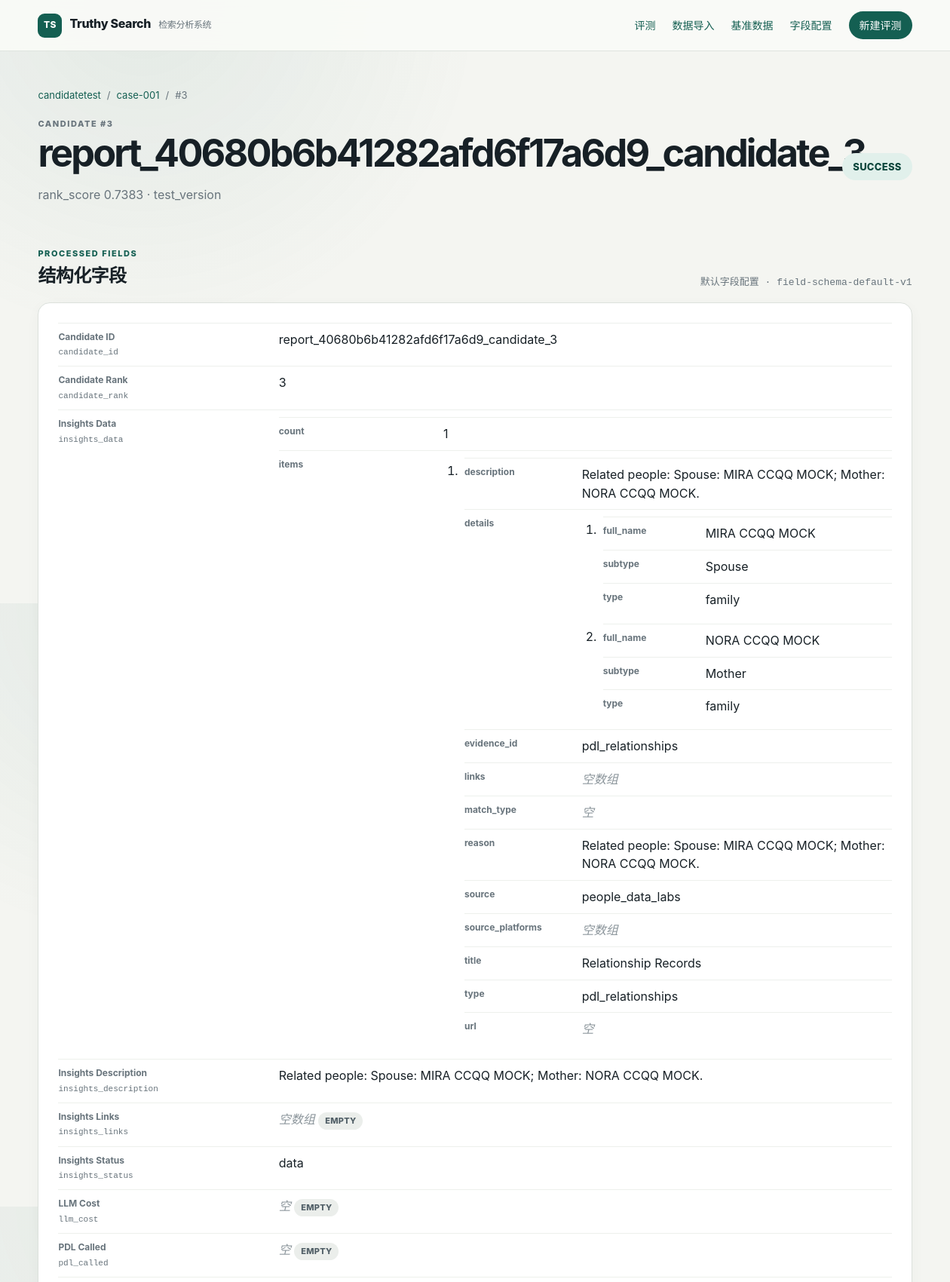
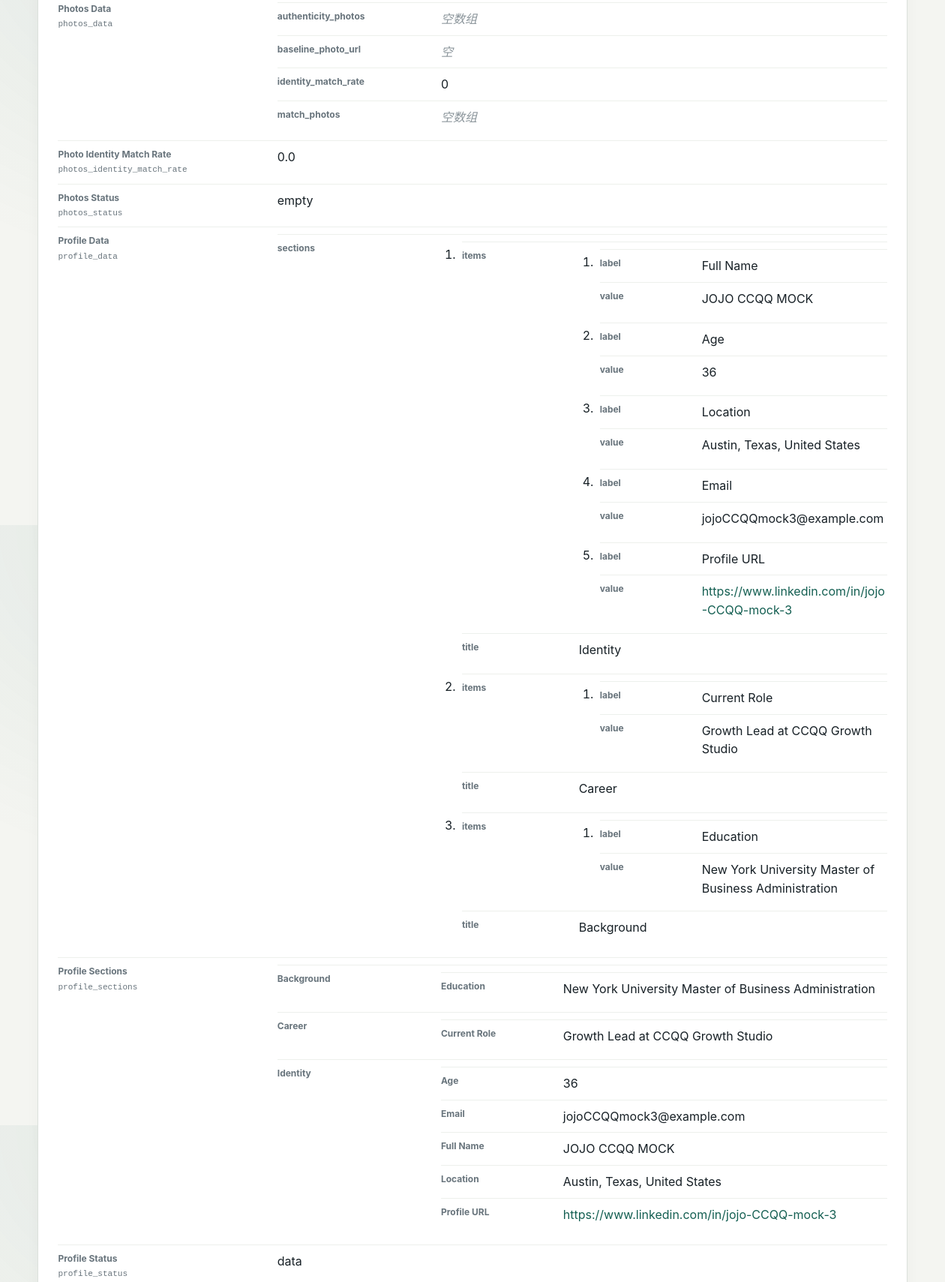
Screenshot of /candidates/candidate_9d80a8a064294528ad1f7c585a2a14ab?process_id=process_874f902ad2b3470dba47bffacee1cb1a (upper part) with the database file from the repository (2 pictures, top to bottom).
### tables this page shows
CREATE TABLE runs (
    run_id TEXT PRIMARY KEY,
    evaluation_id TEXT NOT NULL,
    dataset_id TEXT,
    run_label TEXT NOT NULL,
    system_version TEXT NOT NULL,
    source_type TEXT NOT NULL,
    status TEXT NOT NULL,
    result_schema_version TEXT NOT NULL,
    results_file TEXT,
    failures_file TEXT,
    source_checksum TEXT UNIQUE,
    total_queries INTEGER NOT NULL DEFAULT 0,
    success_queries INTEGER NOT NULL DEFAULT 0,
    failed_queries INTEGER NOT NULL DEFAULT 0,
    started_at TEXT,
    finished_at TEXT,
    message TEXT NOT NULL DEFAULT '',
    created_at TEXT NOT NULL,
    FOREIGN KEY (evaluation_id) REFERENCES evaluations(evaluation_id),
    FOREIGN KEY (dataset_id) REFERENCES datasets(dataset_id)
);

CREATE TABLE candidates (
    candidate_pk TEXT PRIMARY KEY,
    run_id TEXT NOT NULL,
    query_id TEXT NOT NULL,
    candidate_id TEXT NOT NULL,
    candidate_rank INTEGER NOT NULL,
    rank_score REAL,
    detail_status TEXT NOT NULL,
    detail_error TEXT NOT NULL DEFAULT '',
    ui_sections_json TEXT,
    detail_data_json TEXT,
    list_item_json TEXT NOT NULL,
    created_at TEXT NOT NULL,
    UNIQUE (run_id, query_id, candidate_rank),
    FOREIGN KEY (run_id, query_id)
        REFERENCES run_queries(run_id, query_id) ON DELETE CASCADE
);

CREATE TABLE field_schemas (
    schema_version TEXT PRIMARY KEY,
    name TEXT NOT NULL,
    definitions_json TEXT NOT NULL,
    created_by TEXT,
    created_at TEXT NOT NULL,
    is_active INTEGER NOT NULL DEFAULT 0
);

CREATE TABLE process_runs (
    process_id TEXT PRIMARY KEY,
    run_id TEXT NOT NULL,
    schema_version TEXT NOT NULL,
    baseline_version TEXT,
    rule_version TEXT NOT NULL,
    status TEXT NOT NULL,
    error_count INTEGER NOT NULL DEFAULT 0,
    created_at TEXT NOT NULL,
    finished_at TEXT,
    FOREIGN KEY (run_id) REFERENCES runs(run_id),
    FOREIGN KEY (schema_version) REFERENCES field_schemas(schema_version),
    FOREIGN KEY (baseline_version) REFERENCES baseline_sets(baseline_version)
);

### web_app.py (the view, shortened to what this page needs)
    @app.get("/candidates/<candidate_pk>")
    def candidate_detail(candidate_pk: str) -> str:
        candidate = store.fetch_one(
            """
            SELECT c.*, r.evaluation_id, r.run_label, r.system_version
            FROM candidates AS c
            JOIN runs AS r ON r.run_id = c.run_id
            WHERE c.candidate_pk = ?
            """,
            (candidate_pk,),
        )
        if candidate is None:
            abort(404)
        raw_records = store.fetch_all(
            """
            SELECT raw_id, stage, sequence_no, collected_at
            FROM raw_records
            WHERE candidate_pk = ?
            ORDER BY collected_at, sequence_no
            """,
            (candidate_pk,),
        )
        ui_sections = parse_json(candidate["ui_sections_json"], {})
        requested_process_id = request.args.get("process_id", "").strip()
        if requested_process_id:
            processed = store.fetch_one(
                """
                SELECT pc.*, pr.schema_version, pr.status AS process_status,
                       fs.name AS schema_name, fs.definitions_json
                FROM processed_candidates AS pc
                JOIN process_runs AS pr ON pr.process_id = pc.process_id
                JOIN field_schemas AS fs
                  ON fs.schema_version = pr.schema_version
                WHERE pc.candidate_pk = ? AND pc.process_id = ?
                """,
                (candidate_pk, requested_process_id),
            )
        processed_view = None
        review_context = None
        if processed is not None:
            definitions = parse_json(processed["definitions_json"], [])
            processed_view = {
                "process_id": processed["process_id"],
                "schema_version": processed["schema_version"],
                "schema_name": processed["schema_name"],
                "fields": parse_json(processed["fields_json"], {}),
                "empty_fields": parse_json(
                    processed["empty_fields_json"],
                    {},
                ),
                "errors": parse_json(
                    processed["processing_errors_json"],
                    [],
                ),
                "definitions": {
                    item.get("field_key"): item
                    for item in definitions
                    if isinstance(item, dict) and item.get("field_key")
                },
            }
            try:
                review_context = service.get_review_context(
                    processed["process_id"],
                    candidate_pk,
                )
            except ReviewValidationError:
                review_context = None
        return render_template(
            "candidate_detail.html",
            candidate=candidate,
            ui_sections=ui_sections,
            detail_data=parse_json(candidate["detail_data_json"], {}),
            list_item=parse_json(candidate["list_item_json"], {}),
            raw_records=raw_records,
            processed=processed_view,
            review=review_context,
        )

### analysis_service.py (called while the page is built)
def _source_path_tokens(path: str) -> list[tuple[str, str | int | None]]:
    if not isinstance(path, str) or not path.strip():
        raise FieldSchemaValidationError("source_path 不能为空")
    tokens: list[tuple[str, str | int | None]] = []
    for part in path.split("."):
        match = FIELD_PATH_PART_PATTERN.fullmatch(part)
        if match is None:
            raise FieldSchemaValidationError(
                f"source_path 语法无效: {path}；只支持点号、[数字] 和 [*]"
            )
        tokens.append(("key", match.group("key")))
        index = match.group("index")
        if index == "*":
            tokens.append(("wildcard", None))
        elif index is not None:
            tokens.append(("index", int(index)))
    return tokens

### analysis_store.py (called while the page is built)
    @contextmanager
    def connection(self) -> Iterator[sqlite3.Connection]:
        self.db_path.parent.mkdir(parents=True, exist_ok=True)
        connection = sqlite3.connect(self.db_path, timeout=5.0)
        connection.row_factory = sqlite3.Row
        try:
            connection.execute("PRAGMA foreign_keys = ON")
            connection.execute("PRAGMA journal_mode = WAL")
            connection.execute("PRAGMA busy_timeout = 5000")
            yield connection
        finally:
            connection.close()

    def fetch_one(
        self,
        sql: str,
        parameters: Sequence[Any] = (),
    ) -> sqlite3.Row | None:
        with self.connection() as connection:
            return connection.execute(sql, parameters).fetchone()

    def fetch_all(
        self,
        sql: str,
        parameters: Sequence[Any] = (),
    ) -> list[sqlite3.Row]:
        with self.connection() as connection:
            return list(connection.execute(sql, parameters).fetchall())

### search_tool.py (called while the page is built, shortened)
def sanitize_raw(value: Any) -> Any:
    sensitive_keys = {
        "auth_token",
        "authorization",
        "cookie",
        "set_cookie",
        "headers",
        "http_headers",
        "device_id",
        "user_id",
    }
    if isinstance(value, list):
        return [sanitize_raw(item) for item in value]
    return value

### templates/candidate_detail.html (shortened to what this page needs)
{% extends "base.html" %}
{% from "_json_value.html" import render_value %}
{% block content %}
  <div class="breadcrumbs">
    <a href="{{ url_for('run_detail', run_id=candidate.run_id) }}">{{ candidate.run_label }}</a>
    <span>/</span>
    <a href="{{ url_for('query_detail', run_id=candidate.run_id, query_id=candidate.query_id) }}">{{ candidate.query_id }}</a>
    <span>/</span><span>#{{ candidate.candidate_rank }}</span>
  </div>
  <div class="page-heading split">
    <div>
      <p class="eyebrow">Candidate #{{ candidate.candidate_rank }}</p>
      <h1>{{ candidate.candidate_id or '缺失 candidate_id' }}</h1>
      <p>rank_score {{ candidate.rank_score if candidate.rank_score is not none else '未返回' }} · {{ candidate.system_version }}</p>
    </div>
    <span class="status large {{ candidate.detail_status|status_class }}">{{ candidate.detail_status }}</span>
  </div>
  {% if processed %}
    <section class="section-head">
      <div>
        <p class="eyebrow">Processed Fields</p>
        <h2>结构化字段</h2>
      </div>
      <a class="count mono" href="{{ url_for('process_detail', process_id=processed.process_id) }}">
        {{ processed.schema_name }} · {{ processed.schema_version }}
      </a>
    </section>
    <article class="panel">
      {% if processed.fields %}
        <dl class="data-list processed-fields">
          {% for field_key, value in processed.fields.items() %}
            {% set definition = processed.definitions.get(field_key, {}) %}
            <div>
              <dt>
                {{ definition.get('display_name', field_key) }}
                <small class="mono">{{ field_key }}</small>
              </dt>
              <dd>
                {{ render_value(value, field_key) }}
                {% if processed.empty_fields.get(field_key) %}
                  <span class="status neutral">EMPTY</span>
                {% endif %}
              </dd>
            </div>
          {% endfor %}
        </dl>
      {% else %}
        <p class="empty-value">该候选人没有正常结构化字段。</p>
      {% endif %}
    </article>
  {% else %}
    <div class="inline-note processing-note">当前候选人还没有字段处理结果，可从 Run 页面选择字段配置启动处理。</div>
  {% endif %}
  {% set extra_modules = ui_sections.keys()|reject('in', ['summary','profile','social','photos','insights'])|list %}
{% endblock %}

### static/app.css (style rules this page uses)
:root { color-scheme: light; --ink: #172026; --muted: #68747c; --paper: #f4f5f1; --surface: #ffffff; --line: #dce1dc; --accent: #145f52; --accent-strong: #0c463c; --accent-soft: #e1f0eb; --danger: #a33d32; --danger-soft: #f8e7e3; --warning: #a36a18; --warning-soft: #f8edcf; --shadow: 0 18px 50px rgba(23, 32, 38, 0.08); font-family: Inter, ui-sans-serif, -apple-system, BlinkMacSystemFont, "Segoe UI", "PingFang SC", "Hiragino Sans GB", "Microsoft YaHei", sans-serif; }
* { box-sizing: border-box; }
body { margin: 0; color: var(--ink); background: radial-gradient(circle at 15% 0%, rgba(20, 95, 82, 0.08), transparent 28rem), var(--paper); line-height: 1.55; }
a { color: var(--accent); text-decoration: none; }
.hero, .page-heading { display: flex; align-items: end; justify-content: space-between; gap: 36px; margin-bottom: 42px; }
.hero h1, .page-heading h1, .error-page h1 { max-width: 820px; margin: 4px 0 12px; font-size: clamp(34px, 5vw, 64px); line-height: 1.04; letter-spacing: -0.055em; }
.page-heading h1, .error-page h1 { font-size: clamp(34px, 4vw, 54px); }
.page-heading.split { align-items: center; }
.page-heading p { max-width: 820px; color: var(--muted); }
.eyebrow { margin: 0; color: var(--accent); font-size: 11px; font-weight: 800; letter-spacing: 0.14em; text-transform: uppercase; }
.mono { font-family: "SFMono-Regular", Consolas, "Liberation Mono", monospace; font-size: 0.92em; }
.section-head { display: flex; align-items: end; justify-content: space-between; gap: 20px; margin: 42px 0 16px; }
.section-head h2, .panel-head h2, .form-panel h2 { margin: 2px 0 0; font-size: 24px; letter-spacing: -0.025em; }
.count { color: var(--muted); font-size: 13px; }
.status { display: inline-flex; width: max-content; padding: 3px 9px; border-radius: 999px; color: #526068; background: #ebeeeb; font-size: 11px; font-weight: 800; letter-spacing: 0.02em; white-space: nowrap; }
.status.success { color: var(--accent-strong); background: var(--accent-soft); }
.status.large { padding: 8px 14px; font-size: 13px; }
.form-panel, .panel { padding: 26px; border: 1px solid var(--line); border-radius: 16px; background: var(--surface); box-shadow: 0 5px 18px rgba(23, 32, 38, 0.035); }
.breadcrumbs { display: flex; gap: 8px; margin-bottom: 20px; color: var(--muted); font-size: 13px; }
.processed-fields { margin-top: 12px; }
.processed-fields dt small { display: block; margin-top: 3px; font-weight: 400; }
.key-values, .data-list { margin: 0; }
.key-values > div, .data-list > div { display: grid; grid-template-columns: minmax(120px, 0.34fr) 1fr; gap: 16px; padding: 9px 0; border-top: 1px solid #edf0ec; }
.key-values dt, .data-list dt { color: var(--muted); font-size: 12px; font-weight: 700; }
.key-values dd, .data-list dd { min-width: 0; margin: 0; overflow-wrap: anywhere; }

### rows the page displays
runs: run_label "candidatetest", system_version "test_version"
candidates: query_id "case-001", candidate_rank "3", candidate "report_40680b6b41282afd6f17a6d9_candidate_3", rank_score "0.7383", detail_status "SUCCESS"
field_schemas: schema_name "默认字段配置"
process_runs: schema_version "field-schema-default-v1"

### other values shown
{{ definition.get('display_name', field_key) }} "Candidate ID" "Candidate Rank" "Insights Data" "Insights Description" "Insights Links" "Insights Status" "LLM Cost" "PDL Called" "Photos Data" "Photo Identity Match Rate" "Photos Status" "Profile Data" "Profile Sections" "Profile Status"
{{ field_key }} "candidate_id" "candidate_rank" "insights_data" "insights_description" "insights_links" "insights_status" "llm_cost" "pdl_called" "photos_data" "photos_identity_match_rate" "photos_status" "profile_data" "profile_sections" "profile_status"
{{ value }} "report_40680b6b41282afd6f17a6d9_candidate_3" "3" "1" "Related people: Spouse: MIRA CCQQ MOCK; Mother: NORA CCQQ MOCK." "MIRA CCQQ MOCK" "Spouse" "family" "NORA CCQQ MOCK" "Mother" "family" "pdl_relationships" "Related people: Spouse: MIRA CCQQ MOCK; Mother: NORA CCQQ MOCK." "people_data_labs" "Relationship Records" "pdl_relationships" "Related people: Spouse: MIRA CCQQ MOCK; Mother: NORA CCQQ MOCK." "data" "0" "0.0" "empty" "Full Name" "JOJO CCQQ MOCK" "Age" "36" "Location" "Austin, Texas, United States" "Email" "jojoCCQQmock3@example.com" "Profile URL" "Identity" "Current Role" "Growth Lead at CCQQ Growth Studio" "Career" "Education" "New York University Master of Business Administration" "Background" "New York University Master of Business Administration" "Growth Lead at CCQQ Growth Studio" "36" "jojoCCQQmock3@example.com" "JOJO CCQQ MOCK" "Austin, Texas, United States" "data"
{{ key }} "count" "items" "description" "details" "full_name" "subtype" "type" "full_name" "subtype" "type" "evidence_id" "links" "match_type" "reason" "source" "source_platforms" "title" "type" "url" "authenticity_photos" "baseline_photo_url" "identity_match_rate" "match_photos" "sections" "items" "label" "value" "label" "value" "label" "value" "label" "value" "label" "value" "title" "items" "label" "value" "title" "items" "label" "value" "title" "Background" "Education" "Career" "Current Role" "Identity" "Age" "Email" "Full Name" "Location" "Profile URL"
{{ value }} "https://www.linkedin.com/in/jojo-CCQQ-mock-3" "https://www.linkedin.com/in/jojo-CCQQ-mock-3"
